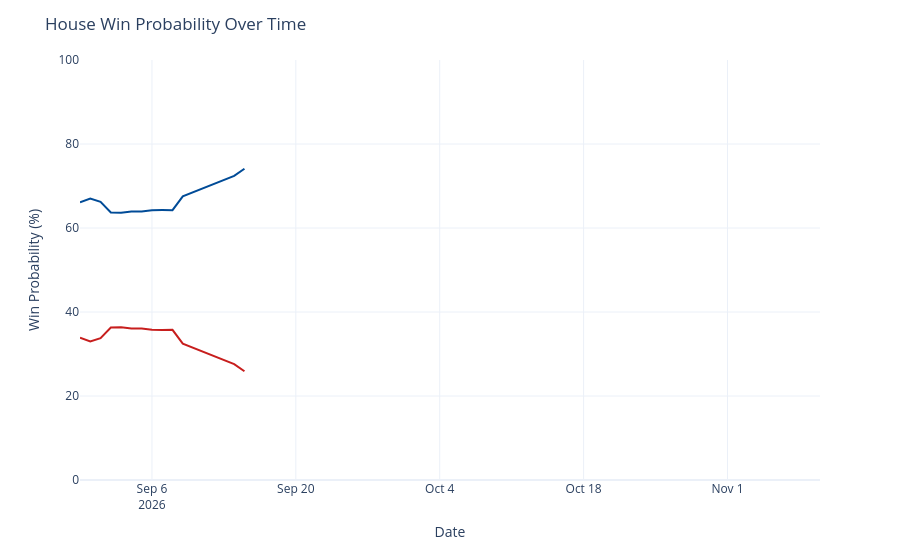

The notebook cell saved with this chart:
### Code cell
chance_over_time = output_ts[(output_ts['geo'] == 'US House') &
                             (output_ts['type'] == 'chance')]
chance_over_time['rep_chance'] = chance_over_time['y'].map(lambda x: 100 - x)
chance_over_time = chance_over_time.rename({'y': 'Democrats', 'rep_chance': 'Republicans'}, axis=1)
chance_time_ser = px.line(chance_over_time, x='date', y=['Democrats', 'Republicans'], template='plotly_white',
                         color_discrete_map={'Democrats': '#004b97', 'Republicans': '#c71e1d'},)
chance_time_ser.update_traces(hovertemplate="%{y:.1f}%")
chance_time_ser.update_layout(
    xaxis=dict(range=[pd.to_datetime('2026-08-30'), pd.to_datetime('2026-11-10')]),
    yaxis=dict(range=[0, 100]),
    xaxis_title='Date',
    yaxis_title='Win Probability (%)',
    title=dict(text="House Win Probability Over Time"),
    hovermode="x",
    showlegend=False
)
chance_time_ser

### Figure 1 — Plotly figure (JSON) as saved in the notebook; plotly's stock layout.template omitted (floating-point values rounded to 4 significant figures)
{"data": [{"hovertemplate": "%{y:.1f}%", "legendgroup": "Democrats", "line": {"color": "#004b97", "dash": "solid"}, "marker": {"symbol": "circle"}, "mode": "lines", "name": "Democrats", "orientation": "v", "showlegend": true, "type": "scatter", "x": ["2026-08-30", "2026-08-31", "2026-09-01", "2026-09-02", "2026-09-03", "2026-09-04", "2026-09-05", "2026-09-06", "2026-09-07", "2026-09-08", "2026-09-09", "2026-09-14", "2026-09-15"], "xaxis": "x", "y": [66.12, 67.02, 66.25, 63.69, 63.65, 63.91, 63.91, 64.23, 64.27, 64.25, 67.54, 72.39, 74.1], "yaxis": "y"}, {"hovertemplate": "%{y:.1f}%", "legendgroup": "Republicans", "line": {"color": "#c71e1d", "dash": "solid"}, "marker": {"symbol": "circle"}, "mode": "lines", "name": "Republicans", "orientation": "v", "showlegend": true, "type": "scatter", "x": ["2026-08-30", "2026-08-31", "2026-09-01", "2026-09-02", "2026-09-03", "2026-09-04", "2026-09-05", "2026-09-06", "2026-09-07", "2026-09-08", "2026-09-09", "2026-09-14", "2026-09-15"], "xaxis": "x", "y": [33.88, 32.98, 33.75, 36.31, 36.35, 36.09, 36.09, 35.77, 35.73, 35.75, 32.46, 27.61, 25.9], "yaxis": "y"}], "layout": {"hovermode": "x", "legend": {"title": {"text": "variable"}, "tracegroupgap": 0}, "margin": {"t": 60}, "showlegend": false, "title": {"text": "House Win Probability Over Time"}, "xaxis": {"anchor": "y", "domain": [0, 1], "range": ["2026-08-30T00:00:00", "2026-11-10T00:00:00"], "title": {"text": "Date"}}, "yaxis": {"anchor": "x", "domain": [0, 1], "range": [0, 100], "title": {"text": "Win Probability (%)"}}}}
